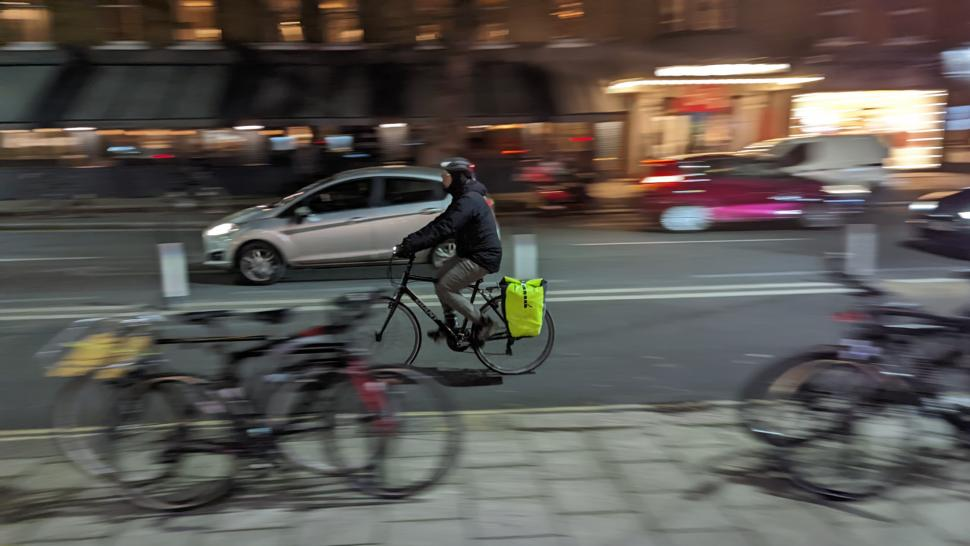
#> input picture buiod18/imgs/vest1.jpg, 970 x 546 px; its folder holds only this picture in this run
$ python detectVest.py
#> lines starting #> are read from the running program, lines starting #| are printed output that depends on the picture; after the words box and inside, x2 and y2 are one past the last pixel; in counts of white or black regions, pixels touching at a corner belong together
import cv2 as cv
import os
import numpy as np
import matplotlib
import matplotlib.pyplot as plt


def getImgPaths():
    images = []
    for filename in os.listdir('./imgs'):
        images.append('./imgs/'+filename);
    return images;

def contour_area(contours):

    # create an empty list
    cnt_area = []
    # loop through all the contours
    for i in range(0,len(contours),1):
        # for each contour, use OpenCV to calculate the area of the contour
        cnt_area.append(cv.contourArea(contours[i]))

    # Sort our list of contour areas in descending order
    list.sort(cnt_area, reverse=True)
    return cnt_area


#main method
if __name__ == '__main__':
    i = 0;
    for path in getImgPaths():
        i+=1;
        img = cv.imread(path); #this should come in bgr8 format
#> img is the input picture: shape (546, 970, 3); mean B, G, R 81.3, 85.8, 90.4
        #img = cv.cvtColor(img, cv.COLOR_BGR2RGB)
        hsv_img = cv.cvtColor(img, cv.COLOR_BGR2HSV)
#> hsv_img: shape (546, 970, 3); mean H, S, V 63.8, 47.3, 94.7

        vest_lower = np.array([28, 36, 55])
        vest_upper = np.array([50, 255, 243])

        #(hMin = 28 , sMin = 36, vMin = 55),
        #(hMax = 50 , sMax = 255, vMax = 243)

        mask = cv.inRange(hsv_img, vest_lower, vest_upper);
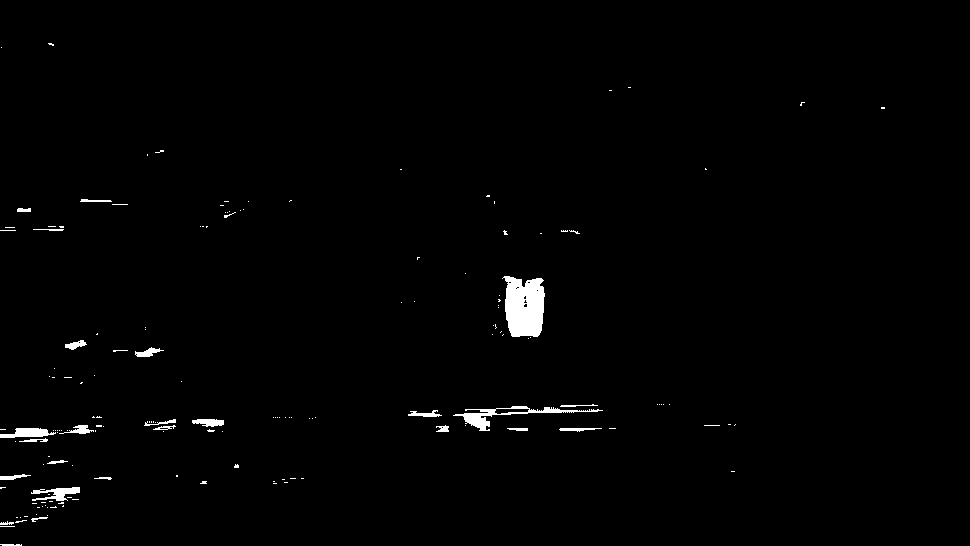
#> mask: shape (546, 970); 1.1% white; 160 white regions (134 under 20 px)
        masked = cv.bitwise_and(hsv_img, hsv_img, mask=mask);
#> masked: shape (546, 970, 3); mean H, S, V 0.4, 1.1, 1.3

        masked = cv.cvtColor(masked, cv.COLOR_HSV2RGB);


        fig = plt.figure(figsize=(10, 10));

        ax = fig.add_subplot(1, 2, 1);
        ax.set_title('original picture');
        ax.imshow(img[:,:,::-1], cmap="gray");
        ax.set_xticks([]); ax.set_yticks([]);

        ax = fig.add_subplot(1, 2, 2);
        ax.set_title('masked image');
        ax.imshow(masked[:,:,::-1], cmap="gray");
        ax.set_xticks([]); ax.set_yticks([]);

        masked = cv.cvtColor(masked, cv.COLOR_RGB2GRAY);
#> masked: shape (546, 970)
        # plt.show();


        contours,hierarchy = cv.findContours(masked,cv.RETR_EXTERNAL, cv.CHAIN_APPROX_SIMPLE);
#> contours = 160 contours, 141 with area under 20; largest, box (x1, y1, x2, y2) and area: (502, 276, 545, 337) 1985, (453, 406, 603, 431) 696, (0, 428, 56, 438) 295, (31, 487, 80, 501) 260, (192, 419, 224, 427) 147

        #create a numpy array of contourArea, and then use argmax
        #pull out contour of largest area
        #call cv.boundingRect on largest contour

        cnt_area = [];
        for i in range(len(contours)):
            cnt_area.append(cv.contourArea(contours[i]));
#> after the loop, cnt_area = 160 values, max 1985 at index 120, min 0 at index 1, mean 27.17
        max_ind = cnt_area.index(max(cnt_area));
#> max_ind = 120

        #print(cnt_area);
        #print("max index is", max_ind, "area is", cnt_area[max_ind]);

        x,y,w,h = cv.boundingRect(contours[max_ind]);
#> x = 502; y = 276; w = 43; h = 61

        #print("stuff", x, y, w, h)
        print("IMAGE", i)
#| IMAGE 159
        print("centroid of bounding box is", x+w//2, y+h//2);
#| centroid of bounding box is 523 306
        print("bounding box width", w);
#| bounding box width 43
        print("bounding box width", h);
#| bounding box width 61
        #TODO:
        #So, I'm guessing we can just do some basic proportional control with this
        #have the stimulus be based on distane btwn centroid and cenral vertical axis
        #of the camera feed image

        rect = matplotlib.patches.Rectangle((x, y), w, h,
                                     fill=False, edgecolor='red', linewidth=2)
        plt.gca().add_patch(rect)

        plt.imshow(img[:,:,::-1], cmap="gray");
        plt.scatter([x+w//2], [y+h//2], c='r');
        plt.show()
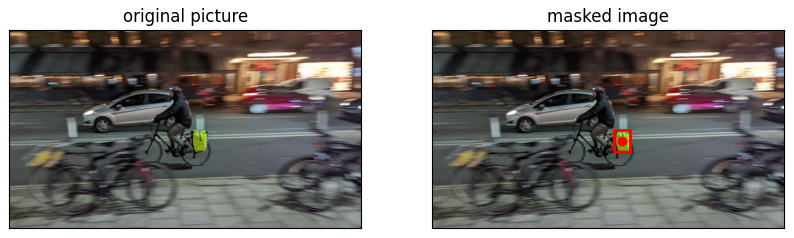
#> figure drawn by matplotlib, 2 panels

$ run again, on buiod18/imgs/vest2.jpg
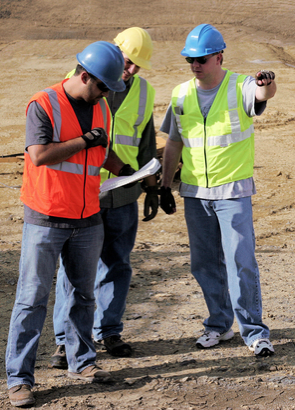
#> input picture buiod18/imgs/vest2.jpg, 295 x 410 px
#> img is the input picture: shape (410, 295, 3); mean B, G, R 102.2, 117.3, 132.1
#> hsv_img: shape (410, 295, 3); mean H, S, V 46.9, 85.9, 142.3
#> `mask = cv.inRange(hsv_img, vest_lower, vest_upper);`:
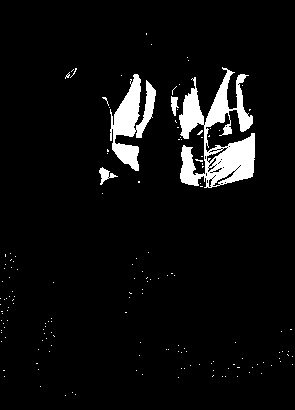
#> mask: shape (410, 295); 5.7% white; 155 white regions (151 under 20 px)
#> contours = 155 contours, 151 with area under 20; largest, box (x1, y1, x2, y2) and area: (179, 67, 255, 188) 4144, (110, 74, 156, 171) 1828, (99, 167, 118, 185) 104, (171, 96, 179, 116) 70
#> after the loop `for i in range(len(contours)):`: cnt_area = 155 values, max 4143.5 at index 150, min 0 at index 0, mean 39.85
#> max_ind = 150
#> x = 179; y = 67; w = 76; h = 121
#| IMAGE 154
#| centroid of bounding box is 217 127
#| bounding box width 76
#| bounding box width 121
#> `plt.show()`:
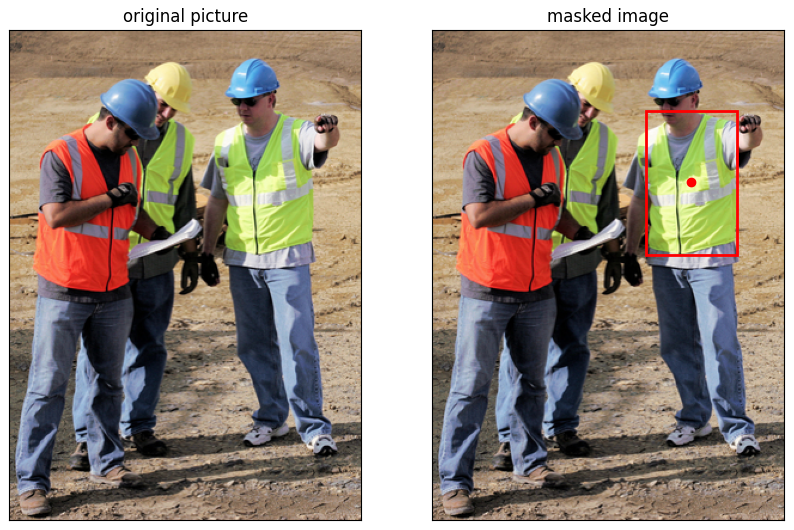
#> figure drawn by matplotlib, 2 panels

$ run again, on buiod18/imgs/vest4.jpg
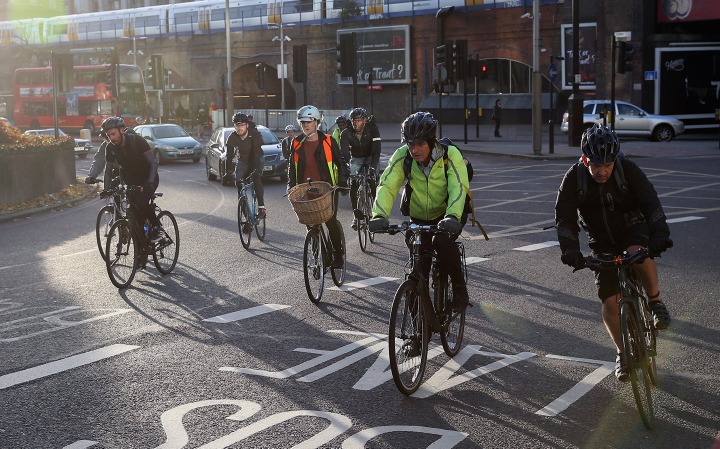
#> input picture buiod18/imgs/vest4.jpg, 1440 x 897 px (shown at 1/2 size)
#> img is the input picture: shape (897, 1440, 3); mean B, G, R 90.3, 90.8, 94
#> hsv_img: shape (897, 1440, 3); mean H, S, V 72.9, 41.7, 98.6
#> `mask = cv.inRange(hsv_img, vest_lower, vest_upper);`:
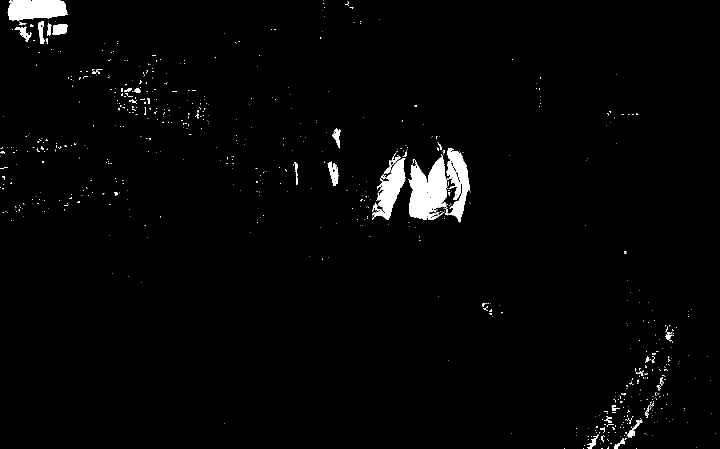
#> mask: shape (897, 1440) (shown at 1/2 size); 1.9% white; 750 white regions (700 under 20 px)
#> contours = 750 contours, 716 with area under 20; largest, box (x1, y1, x2, y2) and area: (819, 311, 894, 440) 6368, (15, 0, 136, 42) 3950, (891, 297, 941, 445) 3536, (744, 316, 812, 440) 3360, (105, 48, 135, 70) 496
#> after the loop `for i in range(len(contours)):`: cnt_area = 750 values, max 6367.5 at index 438, min 0 at index 0, mean 28.38
#> max_ind = 438
#> x = 819; y = 311; w = 75; h = 129
#| IMAGE 749
#| centroid of bounding box is 856 375
#| bounding box width 75
#| bounding box width 129
#> `plt.show()`:
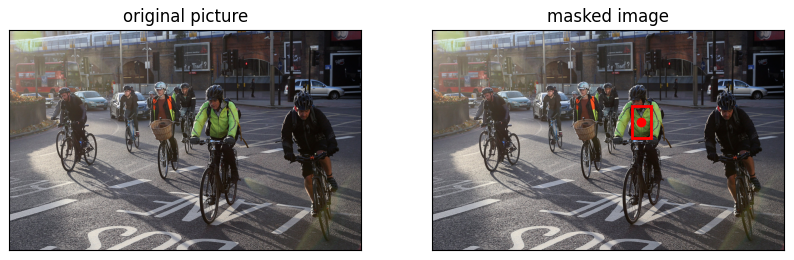
#> figure drawn by matplotlib, 2 panels
